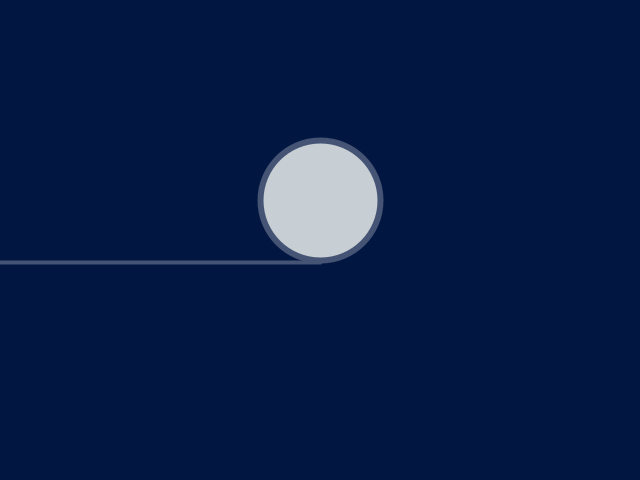
Frame 1 (no input)
Frame 2 (the mouse pressed at the canvas centre, redrawn once): identical to frame 1, image omitted

The Processing sketch that drew this single still picture (run headless with seeded random() and noise(); the mouse was pressed at the canvas centre and the sketch redrawn once):

// Processing sketch: p35_2
// ── p35_2.pde
void setup() {
  size(640, 480);
  noLoop();
}

void draw() {
  background(1,22,65);
  stroke(69,84,117);
  strokeWeight(4);
  line(-10,262,320,262);
  fill(200,207,212);
  strokeWeight(6);
  ellipseMode(CENTER);
  ellipse(320,200,120,120);
}
